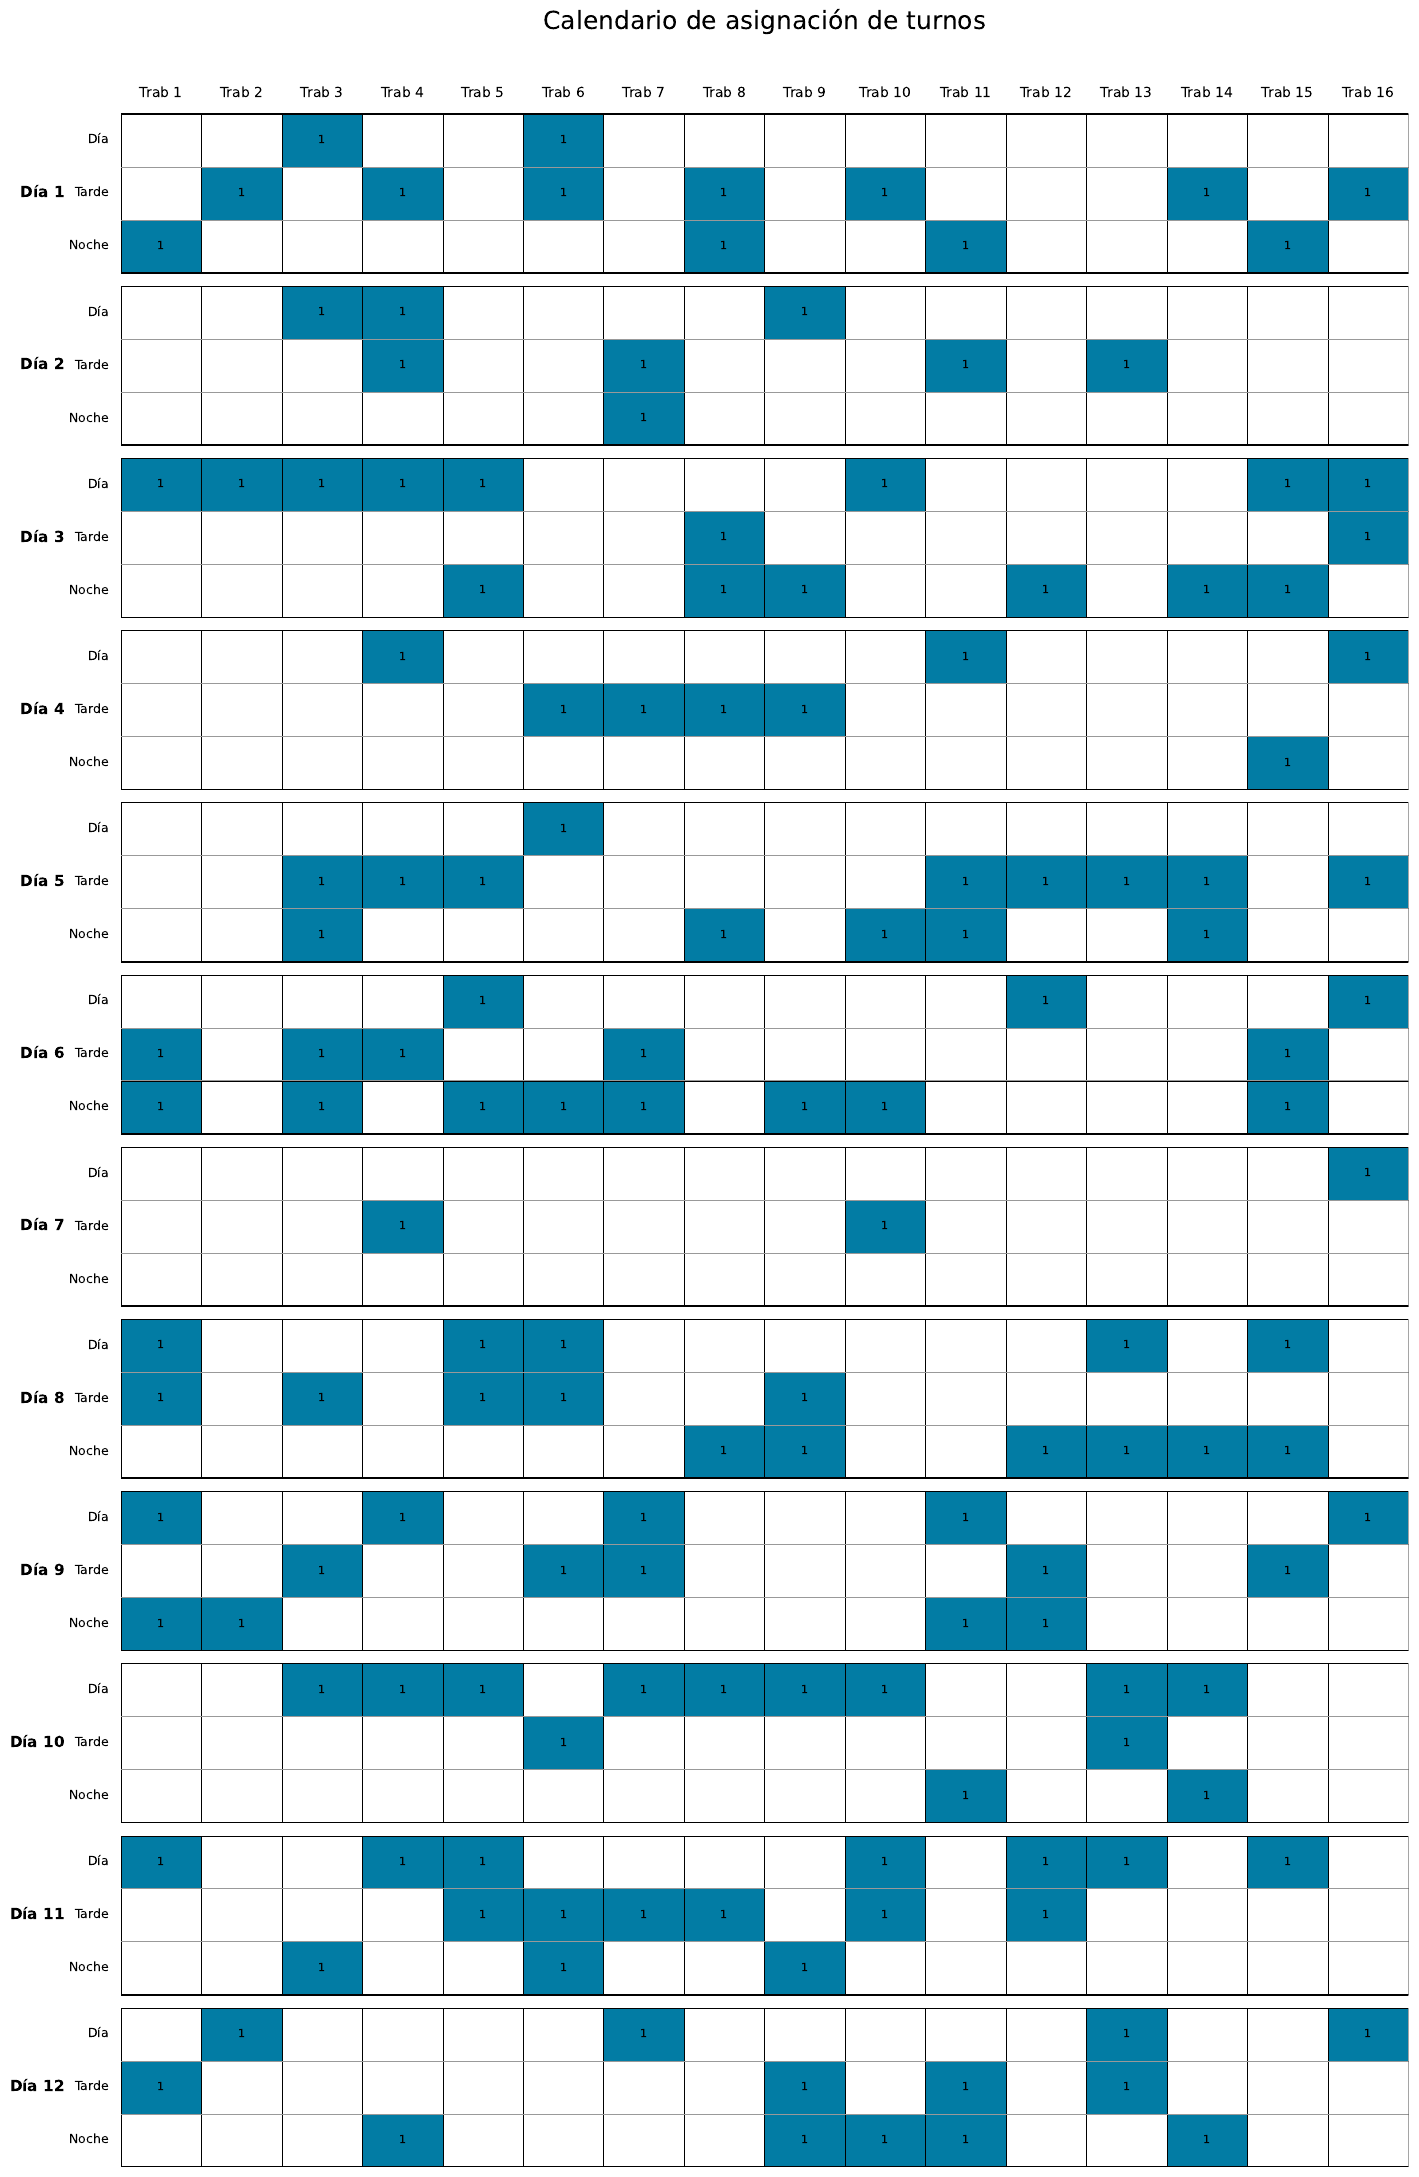

Write the Python code that produced this figure.
import json
import matplotlib.pyplot as plt
import glob
import os

# ... [Las funciones cargar_solucion_json y dibujar_calendario se mantienen igual] ...

def cargar_solucion_json(ruta_json):
    """Carga los parámetros N, H, T y la matriz de solución x desde un archivo JSON."""
    with open(ruta_json, "r") as f:
        data = json.load(f)
    x = data["respuesta"]   # x[i][h][t]
    N = len(x)              # trabajadores
    H = len(x[0])           # días
    T = len(x[0][0])        # turnos (3)
    return N, H, T, x


def dibujar_calendario(N, H, T, x, salida_pdf="calendario_turnos.pdf"):
    """
    Layout:
      - 3 filas por día: Día / Tarde / Noche (o T turnos).
      - Bloques de día separados por un pequeño gap vertical.
      - t=0 se dibuja arriba, t=1 al medio, t=2 abajo (alineado con el orden del modelo).
    """
    nombres_turnos = ["Día", "Tarde", "Noche"][:T]

    gap = 0.25               # separación entre días
    bloque_altura = T        # altura útil de cada día (3 filas)
    total_altura = H * bloque_altura + (H - 1) * gap
    cols = N

    fig, ax = plt.subplots(figsize=(cols * 0.7 + 3, total_altura * 0.5 + 2.5))
    ax.set_xlim(0, cols)
    ax.set_ylim(0, total_altura + 0.8)
    ax.axis("off")

    plt.title("Calendario de asignación de turnos", fontsize=18, pad=30)
    plt.subplots_adjust(top=0.90)

    color_on  = "#027CA4"
    color_off = "#ffffff"
    banda_par = "#f5f5f5"
    sep_color = "#999999"

    # Fondo alternado + líneas gruesas entre días
    for h in range(H):
        bloque_bottom = total_altura - (h + 1) * bloque_altura - h * gap
        bloque_top = bloque_bottom + bloque_altura

        if h % 2 == 1:
            ax.add_patch(
                plt.Rectangle((0, bloque_bottom), cols, bloque_altura,
                              facecolor=banda_par, edgecolor="none", zorder=0)
            )

        ax.plot([0, cols], [bloque_bottom, bloque_bottom],
                color="black", linewidth=1.2, zorder=5)

    ax.plot([0, cols], [total_altura, total_altura],
            color="black", linewidth=1.2, zorder=5)

    # Celdas y etiquetas
    for h in range(H):
        bloque_bottom = total_altura - (h + 1) * bloque_altura - h * gap
        bloque_top = bloque_bottom + bloque_altura
        centro_dia = bloque_bottom + bloque_altura / 2.0

        ax.text(-0.7, centro_dia, f"Día {h+1}",
                ha="right", va="center", fontsize=11, fontweight="bold")

        for t in range(T):
            # AHORA: t=0 arriba, t=1 al medio, t=2 abajo
            fila_bottom = bloque_top - (t + 1)
            fila_center = fila_bottom + 0.5

            ax.text(-0.15, fila_center, nombres_turnos[t],
                    ha="right", va="center", fontsize=9)

            # línea fina entre filas
            ax.plot([0, cols], [fila_bottom, fila_bottom],
                    color=sep_color, linewidth=0.6, zorder=4)

            for i in range(N):
                valor = x[i][h][t]
                color = color_on if valor == 1 else color_off

                ax.add_patch(
                    plt.Rectangle((i, fila_bottom), 1, 1,
                                  edgecolor="black",
                                  facecolor=color,
                                  linewidth=0.5,
                                  zorder=3)
                )
                
                # Opcional: Escribir '1' en la casilla si hay asignación
                if valor == 1:
                    ax.text(i + 0.5, fila_center, "1",
                            ha="center", va="center", fontsize=8, zorder=4)

    # Encabezados de trabajadores pegados a la tabla
    for i in range(N):
        ax.text(i + 0.5, total_altura + 0.25, f"Trab {i+1}",
                ha="center", va="bottom", fontsize=10)

    # Guardar el gráfico en PDF
    nombre_pdf = f"calendario_{nombre_instancia}.pdf"
    ruta_pdf = os.path.join(carpeta_salida, nombre_pdf)
    
    plt.tight_layout()
    plt.savefig(ruta_pdf, bbox_inches="tight")
    plt.close(fig) # Cierra la figura para liberar memoria
    print(f"✅ Calendario generado en: {ruta_pdf}")



if __name__ == "__main__":
    ruta_json = "outputs/instancia_mediana_1_1.json"
    N, H, T, x = cargar_solucion_json(ruta_json)
    dibujar_calendario(N, H, T, x)
